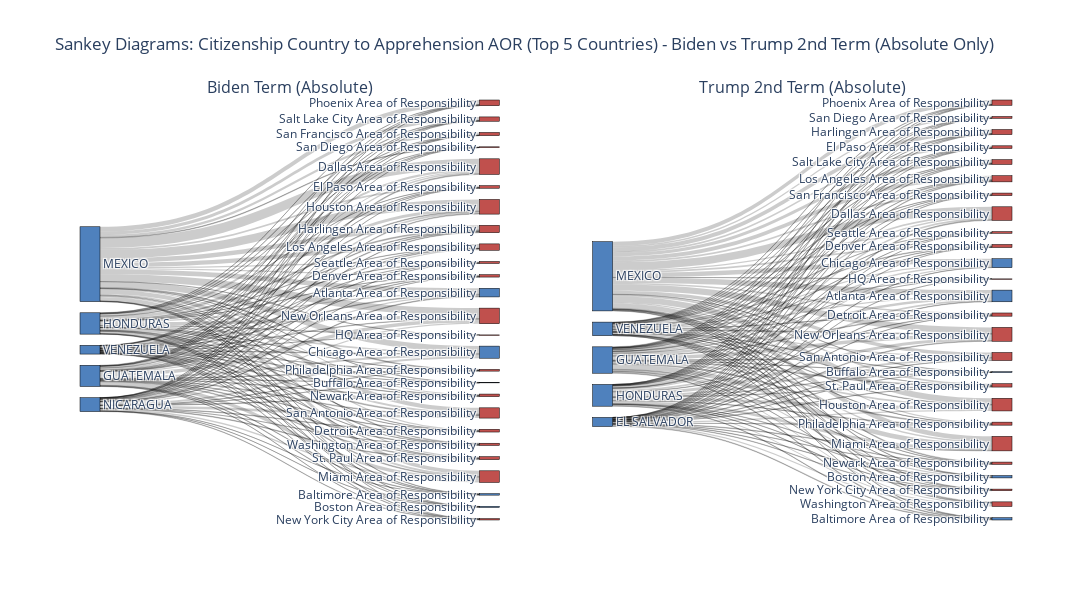

This figure's notebook cell:
### Markdown cell above
Then I create pivot tables and plot the comparison between the last two terms from the Country Citizenship and Area of Responsibility variables.

### Code cell
# Create and save pivot tables (absolute only) for Citizenship Country x Apprehension AOR
def save_country_aor_pivot_absolute(df, term_name):
    pivot_counts = pd.pivot_table(
        df,
        index="Citizenship Country",
        columns="Apprehension AOR",
        values="Unique Identifier",
        aggfunc="count",
        fill_value=0
    )
    pivot_counts.to_csv(f"outputs/tables/{term_name}_country_aor_counts.csv")
    display(pivot_counts)
    return pivot_counts

# Generate and display/save for both terms (absolute only)
pivot_biden_counts = save_country_aor_pivot_absolute(biden_term, "biden_term")
pivot_trump2_counts = save_country_aor_pivot_absolute(trump_second_term, "trump_second_term")

# Sankey diagram for both terms (absolute only, top 5 countries for clarity)
import plotly.graph_objects as go
from plotly.subplots import make_subplots

def sankey_country_aor_absolute(pivot_counts, top_n=5):
    top_countries = pivot_counts.sum(axis=1).sort_values(ascending=False).head(top_n).index.tolist()
    aors = list(pivot_counts.columns)
    countries = top_countries
    labels = countries + aors

    source_abs, target_abs, value_abs, label_abs = [], [], [], []
    for i, country in enumerate(countries):
        for j, aor in enumerate(aors):
            count = pivot_counts.loc[country, aor]
            if count > 0:
                source_abs.append(i)
                target_abs.append(len(countries) + j)
                value_abs.append(count)
                label_abs.append(f"{country} → {aor}: {count}")
    return labels, source_abs, target_abs, value_abs, label_abs

# Prepare Sankey data
labels_biden, s_abs_b, t_abs_b, v_abs_b, l_abs_b = sankey_country_aor_absolute(pivot_biden_counts, top_n=5)
labels_trump2, s_abs_t, t_abs_t, v_abs_t, l_abs_t = sankey_country_aor_absolute(pivot_trump2_counts, top_n=5)

# Create subplots: 1x2 (Biden/Trump2, absolute only)
fig = make_subplots(
    rows=1, cols=2,
    specs=[[{'type': 'sankey'}, {'type': 'sankey'}]],
    subplot_titles=[
        "Biden Term (Absolute)", "Trump 2nd Term (Absolute)"
    ]
)

# Biden Absolute
fig.add_trace(go.Sankey(
    node=dict(
        pad=15,
        thickness=20,
        line=dict(color="black", width=0.5),
        label=labels_biden,
        color=["#4F81BD"]*10 + ["#C0504D"]*len(pivot_biden_counts.columns)
    ),
    link=dict(
        source=s_abs_b,
        target=t_abs_b,
        value=v_abs_b,
        label=l_abs_b
    )
), row=1, col=1)

# Trump 2nd Term Absolute
fig.add_trace(go.Sankey(
    node=dict(
        pad=15,
        thickness=20,
        line=dict(color="black", width=0.5),
        label=labels_trump2,
        color=["#4F81BD"]*10 + ["#C0504D"]*len(pivot_trump2_counts.columns)
    ),
    link=dict(
        source=s_abs_t,
        target=t_abs_t,
        value=v_abs_t,
        label=l_abs_t
    )
), row=1, col=2)

fig.update_layout(
    title_text="Sankey Diagrams: Citizenship Country to Apprehension AOR (Top 5 Countries) - Biden vs Trump 2nd Term (Absolute Only)",
    font_size=12,
    height=600,
    width=1600
)
fig.write_image("outputs/figures/sankey_country_aor_biden_trump2_absolute.png")
fig.show()

### Figure 1 — Plotly figure (JSON) as saved in the notebook; plotly's stock layout.template omitted (floating-point values rounded to 4 significant figures; data arrays with more than 128 entries replaced by an {"elided": "..."} marker saying what was removed)
{"data": [{"domain": {"x": [0, 0.45], "y": [0, 1]}, "link": {"label": ["MEXICO → Atlanta Area of Responsibility: 3566", "MEXICO → Baltimore Area of Responsibility: 267", "MEXICO → Boston Area of Responsibility: 154", "MEXICO → Buffalo Area of Responsibility: 204", "MEXICO → Chicago Area of Responsibility: 4542", "MEXICO → Dallas Area of Responsibility: 7697", "MEXICO → Denver Area of Responsibility: 1011", "MEXICO → Detroit Area of Responsibility: 976", "MEXICO → El Paso Area of Responsibility: 1406", "MEXICO → HQ Area of Responsibility: 2", "MEXICO → Harlingen Area of Responsibility: 3476", "MEXICO → Houston Area of Responsibility: 6518", "MEXICO → Los Angeles Area of Responsibility: 3276", "MEXICO → Miami Area of Responsibility: 2896", "MEXICO → New Orleans Area of Responsibility: 5684", "MEXICO → New York City Area of Responsibility: 152", "MEXICO → Newark Area of Responsibility: 830", "MEXICO → Philadelphia Area of Responsibility: 666", "MEXICO → Phoenix Area of Responsibility: 3642", "MEXICO → Salt Lake City Area of Responsibility: 2549", "MEXICO → San Antonio Area of Responsibility: 3180", "MEXICO → San Diego Area of Responsibility: 483", "MEXICO → San Francisco Area of Responsibility: 1941", "MEXICO → Seattle Area of Responsibility: 920", "MEXICO → St. Paul Area of Responsibility: 974", "MEXICO → Washington Area of Responsibility: 509", "HONDURAS → Atlanta Area of Responsibility: 1021", "HONDURAS → Baltimore Area of Responsibility: 342", "HONDURAS → Boston Area of Responsibility: 134", "HONDURAS → Buffalo Area of Responsibility: 55", "HONDURAS → Chicago Area of Responsibility: 1289", "HONDURAS → Dallas Area of Responsibility: 1657", "HONDURAS → Denver Area of Responsibility: 180", "HONDURAS → Detroit Area of Responsibility: 211", "HONDURAS → El Paso Area of Responsibility: 131", "HONDURAS → HQ Area of Responsibility: 1", "HONDURAS → Harlingen Area of Responsibility: 727", "HONDURAS → Houston Area of Responsibility: 2396", "HONDURAS → Los Angeles Area of Responsibility: 230", "HONDURAS → Miami Area of Responsibility: 1506", "HONDURAS → New Orleans Area of Responsibility: 2442", "HONDURAS → New York City Area of Responsibility: 161", "HONDURAS → Newark Area of Responsibility: 312", "HONDURAS → Philadelphia Area of Responsibility: 155", "HONDURAS → Phoenix Area of Responsibility: 145", "HONDURAS → Salt Lake City Area of Responsibility: 421", "HONDURAS → San Antonio Area of Responsibility: 1649", "HONDURAS → San Diego Area of Responsibility: 23", "HONDURAS → San Francisco Area of Responsibility: 251", "HONDURAS → Seattle Area of Responsibility: 186", "HONDURAS → St. Paul Area of Responsibility: 234", "HONDURAS → Washington Area of Responsibility: 548", "GUATEMALA → Atlanta Area of Responsibility: 1030", "GUATEMALA → Baltimore Area of Responsibility: 351", "GUATEMALA → Boston Area of Responsibility: 398", "GUATEMALA → Buffalo Area of Responsibility: 78", "GUATEMALA → Chicago Area of Responsibility: 1601", "GUATEMALA → Dallas Area of Responsibility: 1145", "GUATEMALA → Denver Area of Responsibility: 128", "GUATEMALA → Detroit Area of Responsibility: 356", "GUATEMALA → El Paso Area of Responsibility: 185", "GUATEMALA → Harlingen Area of Responsibility: 541", "GUATEMALA → Houston Area of Responsibility: 1328", "GUATEMALA → Los Angeles Area of Responsibility: 411", "GUATEMALA → Miami Area of Responsibility: 2671", "GUATEMALA → New Orleans Area of Responsibility: 2698", "GUATEMALA → New York City Area of Responsibility: 171", "GUATEMALA → Newark Area of Responsibility: 378", "GUATEMALA → Philadelphia Area of Responsibility: 357", "GUATEMALA → Phoenix Area of Responsibility: 391", "GUATEMALA → Salt Lake City Area of Responsibility: 182", "GUATEMALA → San Antonio Area of Responsibility: 500", "GUATEMALA → San Diego Area of Responsibility: 87", "GUATEMALA → San Francisco Area of Responsibility: 172", "GUATEMALA → Seattle Area of Responsibility: 146", "GUATEMALA → St. Paul Area of Responsibility: 514", "GUATEMALA → Washington Area of Responsibility: 472", "NICARAGUA → Atlanta Area of Responsibility: 500", "NICARAGUA → Baltimore Area of Responsibility: 145", "NICARAGUA → Boston Area of Responsibility: 83", "NICARAGUA → Buffalo Area of Responsibility: 25", "NICARAGUA → Chicago Area of Responsibility: 1451", "NICARAGUA → Dallas Area of Responsibility: 662", "NICARAGUA → Denver Area of Responsibility: 78", "NICARAGUA → Detroit Area of Responsibility: 374", "NICARAGUA → El Paso Area of Responsibility: 36", "NICARAGUA → Harlingen Area of Responsibility: 408", "NICARAGUA → Houston Area of Responsibility: 494", "NICARAGUA → Los Angeles Area of Responsibility: 912", "NICARAGUA → Miami Area of Responsibility: 1275", "NICARAGUA → New Orleans Area of Responsibility: 861", "NICARAGUA → New York City Area of Responsibility: 304", "NICARAGUA → Newark Area of Responsibility: 214", "NICARAGUA → Philadelphia Area of Responsibility: 57", "NICARAGUA → Phoenix Area of Responsibility: 80", "NICARAGUA → Salt Lake City Area of Responsibility: 72", "NICARAGUA → San Antonio Area of Responsibility: 1839", "NICARAGUA → San Diego Area of Responsibility: 4", "NICARAGUA → San Francisco Area of Responsibility: 78", "NICARAGUA → Seattle Area of Responsibility: 150", "NICARAGUA → St. Paul Area of Responsibility: 483", "NICARAGUA → Washington Area of Responsibility: 94", "VENEZUELA → Atlanta Area of Responsibility: 533", "VENEZUELA → Baltimore Area of Responsibility: 41", "VENEZUELA → Boston Area of Responsibility: 51", "VENEZUELA → Buffalo Area of Responsibility: 56", "VENEZUELA → Chicago Area of Responsibility: 420", "VENEZUELA → Dallas Area of Responsibility: 855", "VENEZUELA → Denver Area of Responsibility: 452", "VENEZUELA → Detroit Area of Responsibility: 194", "VENEZUELA → El Paso Area of Responsibility: 235", "VENEZUELA → HQ Area of Responsibility: 2", "VENEZUELA → Harlingen Area of Responsibility: 520", "VENEZUELA → Houston Area of Responsibility: 546", "VENEZUELA → Los Angeles Area of Responsibility: 67", "VENEZUELA → Miami Area of Responsibility: 608", "VENEZUELA → New Orleans Area of Responsibility: 297", "VENEZUELA → New York City Area of Responsibility: 281", "VENEZUELA → Newark Area of Responsibility: 231", "VENEZUELA → Philadelphia Area of Responsibility: 76", "VENEZUELA → Phoenix Area of Responsibility: 138", "VENEZUELA → Salt Lake City Area of Responsibility: 95", "VENEZUELA → San Antonio Area of Responsibility: 720", "VENEZUELA → San Diego Area of Responsibility: 7", "VENEZUELA → San Francisco Area of Responsibility: 9", "VENEZUELA → Seattle Area of Responsibility: 140", "VENEZUELA → St. Paul Area of Responsibility: 61", "VENEZUELA → Washington Area of Responsibility: 83"], "source": [0, 0, 0, 0, 0, 0, 0, 0, 0, 0, 0, 0, 0, 0, 0, 0, 0, 0, 0, 0, 0, 0, 0, 0, 0, 0, 1, 1, 1, 1, 1, 1, 1, 1, 1, 1, 1, 1, 1, 1, 1, 1, 1, 1, 1, 1, 1, 1, 1, 1, 1, 1, 2, 2, 2, 2, 2, 2, 2, 2, 2, 2, 2, 2, 2, 2, 2, 2, 2, 2, 2, 2, 2, 2, 2, 2, 2, 3, 3, 3, 3, 3, 3, 3, 3, 3, 3, 3, 3, 3, 3, 3, 3, 3, 3, 3, 3, 3, 3, 3, 3, 3, 4, 4, 4, 4, 4, 4, 4, 4, 4, 4, 4, 4, 4, 4, 4, 4, 4, 4, 4, 4, 4, 4, 4, 4, 4, 4], "target": [5, 6, 7, 8, 9, 10, 11, 12, 13, 14, 15, 16, 17, 18, 19, 20, 21, 22, 23, 24, 25, 26, 27, 28, 29, 30, 5, 6, 7, 8, 9, 10, 11, 12, 13, 14, 15, 16, 17, 18, 19, 20, 21, 22, 23, 24, 25, 26, 27, 28, 29, 30, 5, 6, 7, 8, 9, 10, 11, 12, 13, 15, 16, 17, 18, 19, 20, 21, 22, 23, 24, 25, 26, 27, 28, 29, 30, 5, 6, 7, 8, 9, 10, 11, 12, 13, 15, 16, 17, 18, 19, 20, 21, 22, 23, 24, 25, 26, 27, 28, 29, 30, 5, 6, 7, 8, 9, 10, 11, 12, 13, 14, 15, 16, 17, 18, 19, 20, 21, 22, 23, 24, 25, 26, 27, 28, 29, 30], "value": [3566, 267, 154, 204, 4542, 7697, 1011, 976, 1406, 2, 3476, 6518, 3276, 2896, 5684, 152, 830, 666, 3642, 2549, 3180, 483, 1941, 920, 974, 509, 1021, 342, 134, 55, 1289, 1657, 180, 211, 131, 1, 727, 2396, 230, 1506, 2442, 161, 312, 155, 145, 421, 1649, 23, 251, 186, 234, 548, 1030, 351, 398, 78, 1601, 1145, 128, 356, 185, 541, 1328, 411, 2671, 2698, 171, 378, 357, 391, 182, 500, 87, 172, 146, 514, 472, 500, 145, 83, 25, 1451, 662, 78, 374, 36, 408, 494, 912, 1275, 861, 304, 214, 57, 80, 72, 1839, 4, 78, 150, 483, 94, 533, 41, 51, 56, 420, 855, 452, 194, 235, 2, 520, 546, 67, 608, 297, 281, 231, 76, 138, 95, 720, 7, 9, 140, 61, 83]}, "node": {"color": ["#4F81BD", "#4F81BD", "#4F81BD", "#4F81BD", "#4F81BD", "#4F81BD", "#4F81BD", "#4F81BD", "#4F81BD", "#4F81BD", "#C0504D", "#C0504D", "#C0504D", "#C0504D", "#C0504D", "#C0504D", "#C0504D", "#C0504D", "#C0504D", "#C0504D", "#C0504D", "#C0504D", "#C0504D", "#C0504D", "#C0504D", "#C0504D", "#C0504D", "#C0504D", "#C0504D", "#C0504D", "#C0504D", "#C0504D", "#C0504D", "#C0504D", "#C0504D", "#C0504D"], "label": ["MEXICO", "HONDURAS", "GUATEMALA", "NICARAGUA", "VENEZUELA", "Atlanta Area of Responsibility", "Baltimore Area of Responsibility", "Boston Area of Responsibility", "Buffalo Area of Responsibility", "Chicago Area of Responsibility", "Dallas Area of Responsibility", "Denver Area of Responsibility", "Detroit Area of Responsibility", "El Paso Area of Responsibility", "HQ Area of Responsibility", "Harlingen Area of Responsibility", "Houston Area of Responsibility", "Los Angeles Area of Responsibility", "Miami Area of Responsibility", "New Orleans Area of Responsibility", "New York City Area of Responsibility", "Newark Area of Responsibility", "Philadelphia Area of Responsibility", "Phoenix Area of Responsibility", "Salt Lake City Area of Responsibility", "San Antonio Area of Responsibility", "San Diego Area of Responsibility", "San Francisco Area of Responsibility", "Seattle Area of Responsibility", "St. Paul Area of Responsibility", "Washington Area of Responsibility"], "line": {"color": "black", "width": 0.5}, "pad": 15, "thickness": 20}, "type": "sankey"}, {"domain": {"x": [0.55, 1], "y": [0, 1]}, "link": {"label": {"elided": "129 str values"}, "source": {"elided": "129 int values"}, "target": {"elided": "129 int values"}, "value": {"elided": "129 int values"}}, "node": {"color": ["#4F81BD", "#4F81BD", "#4F81BD", "#4F81BD", "#4F81BD", "#4F81BD", "#4F81BD", "#4F81BD", "#4F81BD", "#4F81BD", "#C0504D", "#C0504D", "#C0504D", "#C0504D", "#C0504D", "#C0504D", "#C0504D", "#C0504D", "#C0504D", "#C0504D", "#C0504D", "#C0504D", "#C0504D", "#C0504D", "#C0504D", "#C0504D", "#C0504D", "#C0504D", "#C0504D", "#C0504D", "#C0504D", "#C0504D", "#C0504D", "#C0504D", "#C0504D", "#C0504D"], "label": ["MEXICO", "GUATEMALA", "HONDURAS", "VENEZUELA", "EL SALVADOR", "Atlanta Area of Responsibility", "Baltimore Area of Responsibility", "Boston Area of Responsibility", "Buffalo Area of Responsibility", "Chicago Area of Responsibility", "Dallas Area of Responsibility", "Denver Area of Responsibility", "Detroit Area of Responsibility", "El Paso Area of Responsibility", "HQ Area of Responsibility", "Harlingen Area of Responsibility", "Houston Area of Responsibility", "Los Angeles Area of Responsibility", "Miami Area of Responsibility", "New Orleans Area of Responsibility", "New York City Area of Responsibility", "Newark Area of Responsibility", "Philadelphia Area of Responsibility", "Phoenix Area of Responsibility", "Salt Lake City Area of Responsibility", "San Antonio Area of Responsibility", "San Diego Area of Responsibility", "San Francisco Area of Responsibility", "Seattle Area of Responsibility", "St. Paul Area of Responsibility", "Washington Area of Responsibility"], "line": {"color": "black", "width": 0.5}, "pad": 15, "thickness": 20}, "type": "sankey"}], "layout": {"annotations": [{"font": {"size": 16}, "showarrow": false, "text": "Biden Term (Absolute)", "x": 0.225, "xanchor": "center", "xref": "paper", "y": 1, "yanchor": "bottom", "yref": "paper"}, {"font": {"size": 16}, "showarrow": false, "text": "Trump 2nd Term (Absolute)", "x": 0.775, "xanchor": "center", "xref": "paper", "y": 1, "yanchor": "bottom", "yref": "paper"}], "font": {"size": 12}, "height": 600, "title": {"text": "Sankey Diagrams: Citizenship Country to Apprehension AOR (Top 5 Countries) - Biden vs Trump 2nd Term (Absolute Only)"}, "width": 1600}}
